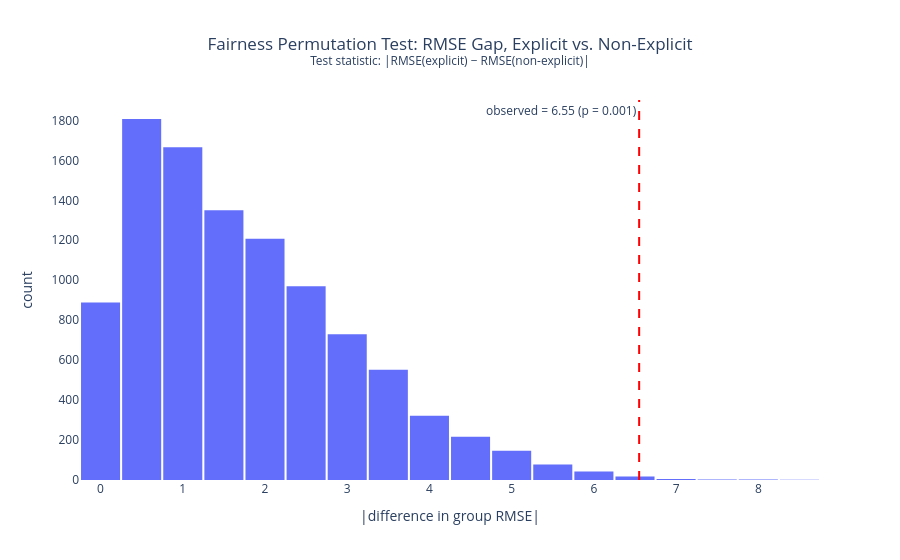

Notebook source saved alongside this figure:
### Code cell
# Null distribution of the RMSE gap, with the observed value marked.
fig = px.histogram(
    x=null_gaps, nbins=40,
    title=('Fairness Permutation Test: RMSE Gap, Explicit vs. Non-Explicit'
           '<br><sup>Test statistic: |RMSE(explicit) − RMSE(non-explicit)|</sup>'),
    labels={'x': '|difference in group RMSE|'},
)
fig.add_vline(x=observed_gap, line_color='red', line_dash='dash',
              annotation_text=f'observed = {observed_gap:.2f} (p = {p_value:.3f})',
              annotation_position='top left')
fig.update_layout(plot_bgcolor='white', title_x=0.5, showlegend=False, bargap=0.05)
fig.show()

### Figure 1 — Plotly figure (JSON) as saved in the notebook; plotly's stock layout.template omitted (floating-point values rounded to 4 significant figures; data arrays with more than 128 entries replaced by an {"elided": "..."} marker saying what was removed)
{"data": [{"alignmentgroup": "True", "bingroup": "x", "hovertemplate": "|difference in group RMSE|=%{x}<br>count=%{y}<extra></extra>", "legendgroup": "", "marker": {"color": "#636efa", "pattern": {"shape": ""}}, "name": "", "nbinsx": 40, "offsetgroup": "", "orientation": "v", "showlegend": false, "type": "histogram", "x": {"elided": "10000 float values"}, "xaxis": "x", "yaxis": "y"}], "layout": {"annotations": [{"showarrow": false, "text": "observed = 6.55 (p = 0.001)", "x": 6.551, "xanchor": "right", "xref": "x", "y": 1, "yanchor": "top", "yref": "y domain"}], "bargap": 0.05, "barmode": "relative", "legend": {"tracegroupgap": 0}, "plot_bgcolor": "white", "shapes": [{"line": {"color": "red", "dash": "dash"}, "type": "line", "x0": 6.551, "x1": 6.551, "xref": "x", "y0": 0, "y1": 1, "yref": "y domain"}], "showlegend": false, "title": {"text": "Fairness Permutation Test: RMSE Gap, Explicit vs. Non-Explicit<br><sup>Test statistic: |RMSE(explicit) − RMSE(non-explicit)|</sup>", "x": 0.5}, "xaxis": {"anchor": "y", "domain": [0, 1], "title": {"text": "|difference in group RMSE|"}}, "yaxis": {"anchor": "x", "domain": [0, 1], "title": {"text": "count"}}}}
